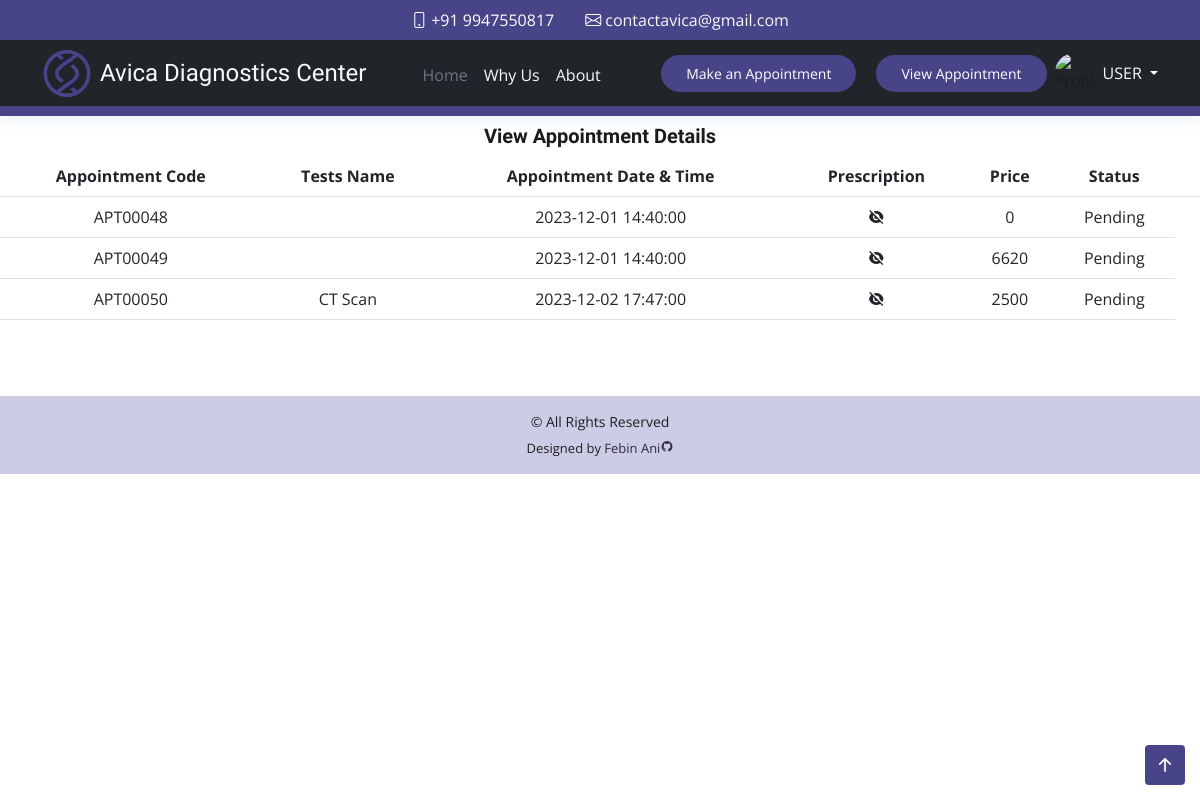
Screenshot of /viewappointmenttest.php (signed in) with the database file from the repository.
### tables this page shows
CREATE TABLE `tb_appointment_list` (
  `apt_id` int(10) NOT NULL,
  `code` varchar(100) NOT NULL,
  `user_id` int(10) NOT NULL,
  `schedule` datetime NOT NULL,
  `pres` varchar(150) NOT NULL,
  `price` int(10) NOT NULL,
  `status` int(50) NOT NULL,
  `date_created` datetime NOT NULL,
  `date_updated` datetime DEFAULT NULL
);

### viewappointmenttest.php (the view, shortened to what this page needs)
<?php
  include('constant/securityhome.php');
  include('constant/topbar.php');
  include('constant/header.php');
?>
  <section class="section">
    <div class="row">
        <div class="col-lg-12 mt-5">
        <h1 class="text-center fs-5 mt-3 fw-bold">View Appointment Details</h1>
        <table class="table">
        <thead>
            <tr class="text-center ">
            <th scope="col">Appointment Code</th>
            <th scope="col">Tests Name</th>
            <th scope="col">Appointment Date & Time</th>
            <th scope="col">Prescription</th>
            <th scope="col">Price</th>
            <th scope="col">Status</th>
            <th scope="col"></th>
            </tr>
        </thead>
        <tbody>
        <?php
          $id = $_SESSION['id'];
          $sql = "SELECT
                      al.*,
                      GROUP_CONCAT(DISTINCT t.test_name ORDER BY t.test_id) AS test_names
                  FROM
                      tb_appointment_list AS al
                  LEFT JOIN
                      tb_appointment AS a ON al.code = a.apt_code
                  LEFT JOIN
                      tb_test AS t ON a.test_id = t.test_id
                  WHERE
                      al.user_id = $id
                  GROUP BY al.code
                  ORDER BY al.schedule";
          $result = $conn->query($sql);
          if ($result->num_rows > 0) {
            while ($row = $result->fetch_assoc()) {
              echo '<tr class="text-center">';
              echo '<td>' . $row["code"] . '</td>';
              echo '<td>' . $row["test_names"] . '</td>';
              echo '<td>' . $row["schedule"] . '</td>';
              echo "<td>" ?>
              <?php
              $pres=$row["pres"];
              if($pres!==""){
              ?>
                <a class="d-flex justify-content-center link-dark" href=<?php echo "assets/upload/".$row["pres"]; ?> >  <i class="ri-eye-fill"></i></a>
              <?php
              } else {
              ?>
                <i  class="ri-eye-off-fill d-flex justify-content-center "></i>
              <?php
              }
              echo '<td>' . $row["price"] . '</td>';
              echo "<td>" ?>
              <?php
              $status=$row['status'];
              if($status==0){
              ?>
                Pending
              <?php
              } elseif($status==1) {
              ?>
                Approved
              <?php
              } else {
              ?>
                Completed
              <?php
              }
              echo "</tr>";
            }
          }
          ?>
        </tbody>
      </table>
      </div>
    </div>
  </section>
<?php
include('constant/footer.php');
?>

### assets/css/style.css (style rules this page uses)
body { font-family: "Open Sans", sans-serif; color: #1b1b1b; }
h1, h2, h3, h4, h5, h6 { font-family: "Raleway", sans-serif; }
section { padding: 60px 0; overflow: hidden; }

### rows the page displays
tb_appointment_list: code "APT00048", schedule "2023-12-01 14:40:00", price "0", status "Pending"
tb_appointment_list: code "APT00049", schedule "2023-12-01 14:40:00", price "6620", status "Pending"
tb_appointment_list: code "APT00050", test_names "CT Scan", schedule "2023-12-02 17:47:00", price "2500", status "Pending"

### other values shown
$_SESSION['usertype'] "USER"
